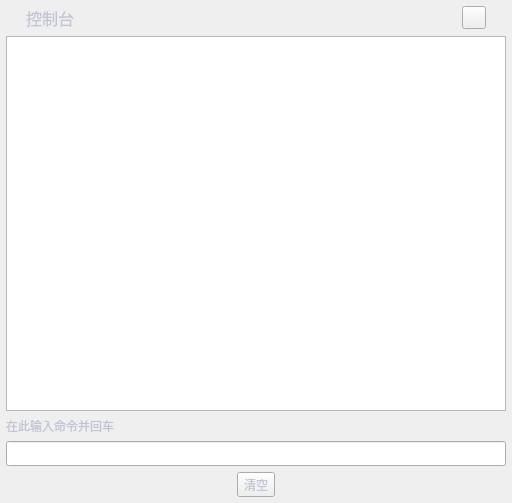
<?xml version="1.0" encoding="UTF-8"?>
<ui version="4.0">
 <class>ConsoleDialog</class>
 <widget class="QDialog" name="ConsoleDialog">
  <property name="geometry">
   <rect>
    <x>0</x>
    <y>0</y>
    <width>512</width>
    <height>503</height>
   </rect>
  </property>
  <property name="font">
   <font>
    <family>Microsoft YaHei UI Light</family>
   </font>
  </property>
  <property name="windowTitle">
   <string>Dialog</string>
  </property>
  <property name="styleSheet">
   <string notr="true">color: rgb(192, 196, 212);</string>
  </property>
  <layout class="QVBoxLayout" name="verticalLayout">
   <property name="spacing">
    <number>6</number>
   </property>
   <property name="leftMargin">
    <number>6</number>
   </property>
   <property name="topMargin">
    <number>6</number>
   </property>
   <property name="rightMargin">
    <number>6</number>
   </property>
   <property name="bottomMargin">
    <number>6</number>
   </property>
   <item>
    <layout class="QHBoxLayout" name="horizontalLayout">
     <property name="leftMargin">
      <number>20</number>
     </property>
     <property name="rightMargin">
      <number>20</number>
     </property>
     <item>
      <widget class="QLabel" name="label">
       <property name="font">
        <font>
         <family>Microsoft YaHei UI Light</family>
         <pointsize>12</pointsize>
         <weight>50</weight>
         <bold>false</bold>
        </font>
       </property>
       <property name="styleSheet">
        <string notr="true"/>
       </property>
       <property name="text">
        <string>控制台</string>
       </property>
       <property name="alignment">
        <set>Qt::AlignLeading|Qt::AlignLeft|Qt::AlignVCenter</set>
       </property>
      </widget>
     </item>
     <item>
      <widget class="QToolButton" name="closeBtn">
       <property name="cursor">
        <cursorShape>PointingHandCursor</cursorShape>
       </property>
       <property name="focusPolicy">
        <enum>Qt::NoFocus</enum>
       </property>
       <property name="text">
        <string/>
       </property>
      </widget>
     </item>
    </layout>
   </item>
   <item>
    <widget class="QTextBrowser" name="consoleBrowser">
     <property name="font">
      <font>
       <family>Microsoft YaHei UI Light</family>
       <weight>50</weight>
       <italic>false</italic>
       <bold>false</bold>
      </font>
     </property>
     <property name="contextMenuPolicy">
      <enum>Qt::DefaultContextMenu</enum>
     </property>
     <property name="styleSheet">
      <string notr="true"/>
     </property>
    </widget>
   </item>
   <item>
    <widget class="QLabel" name="label_2">
     <property name="font">
      <font>
       <family>Microsoft YaHei UI Light</family>
       <weight>50</weight>
       <italic>false</italic>
       <bold>false</bold>
      </font>
     </property>
     <property name="styleSheet">
      <string notr="true"/>
     </property>
     <property name="text">
      <string>在此输入命令并回车</string>
     </property>
    </widget>
   </item>
   <item>
    <widget class="QLineEdit" name="consoleLineEdit">
     <property name="font">
      <font>
       <family>Microsoft YaHei UI Light</family>
       <weight>50</weight>
       <italic>false</italic>
       <bold>false</bold>
      </font>
     </property>
     <property name="contextMenuPolicy">
      <enum>Qt::DefaultContextMenu</enum>
     </property>
    </widget>
   </item>
   <item>
    <layout class="QHBoxLayout" name="horizontalLayout_2">
     <item>
      <spacer name="horizontalSpacer">
       <property name="orientation">
        <enum>Qt::Horizontal</enum>
       </property>
       <property name="sizeHint" stdset="0">
        <size>
         <width>40</width>
         <height>20</height>
        </size>
       </property>
      </spacer>
     </item>
     <item>
      <widget class="QToolButton" name="clearBtn">
       <property name="font">
        <font>
         <family>Microsoft YaHei UI Light</family>
         <pointsize>9</pointsize>
         <weight>50</weight>
         <italic>false</italic>
         <bold>false</bold>
         <underline>false</underline>
        </font>
       </property>
       <property name="cursor">
        <cursorShape>PointingHandCursor</cursorShape>
       </property>
       <property name="styleSheet">
        <string notr="true"/>
       </property>
       <property name="text">
        <string>清空</string>
       </property>
      </widget>
     </item>
     <item>
      <spacer name="horizontalSpacer_2">
       <property name="orientation">
        <enum>Qt::Horizontal</enum>
       </property>
       <property name="sizeHint" stdset="0">
        <size>
         <width>40</width>
         <height>20</height>
        </size>
       </property>
      </spacer>
     </item>
    </layout>
   </item>
  </layout>
 </widget>
 <resources/>
 <connections/>
</ui>
